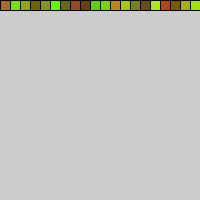
Frame 1 (no input)
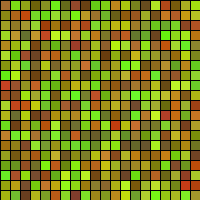
Frame 60 (the mouse pressed at the canvas centre just before this capture)
Frame 120 (the mouse held since frame 60 and released just before this capture): identical to frame 60, image omitted

The Processing sketch that drew these frames (run headless with seeded random() and noise(); from frame 60 on, the mouse is pressed at the canvas centre):

// Processing sketch: processing_136255
// ── processing_136255.pde

float j=0;

void setup(){
 size(200,200);
frameRate(10); 

}
void draw(){
 
for(int x=0; x<width ;x+=10) {
fill(random(100 , 200), random(60,250),random(10,50));
rect(x,j,10,10);
}
j=j+10;
}
